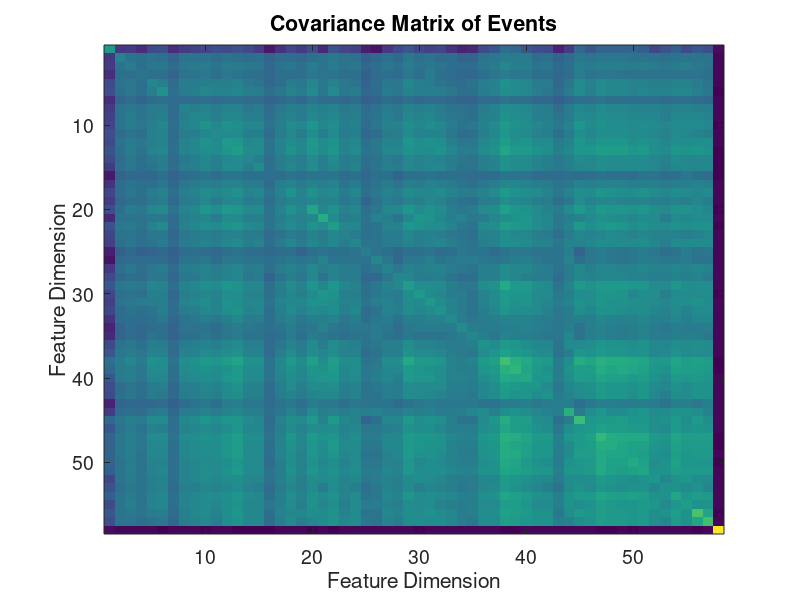
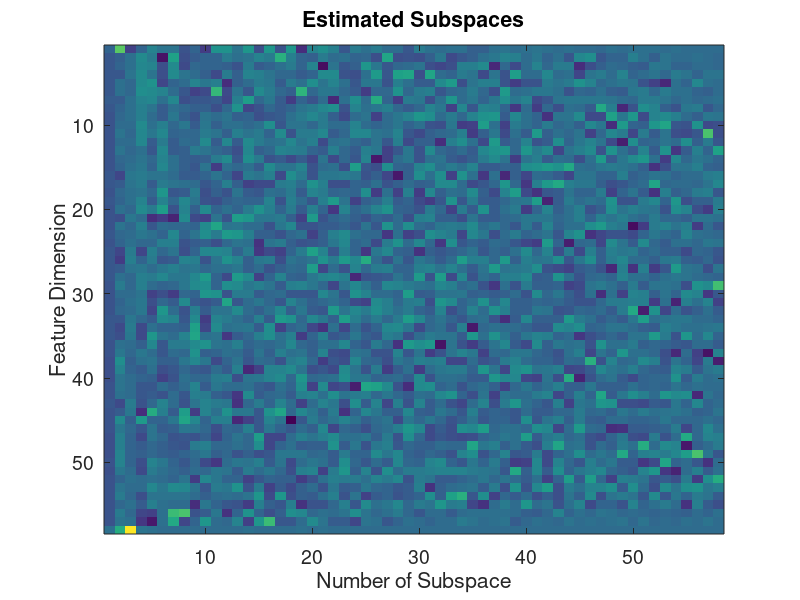
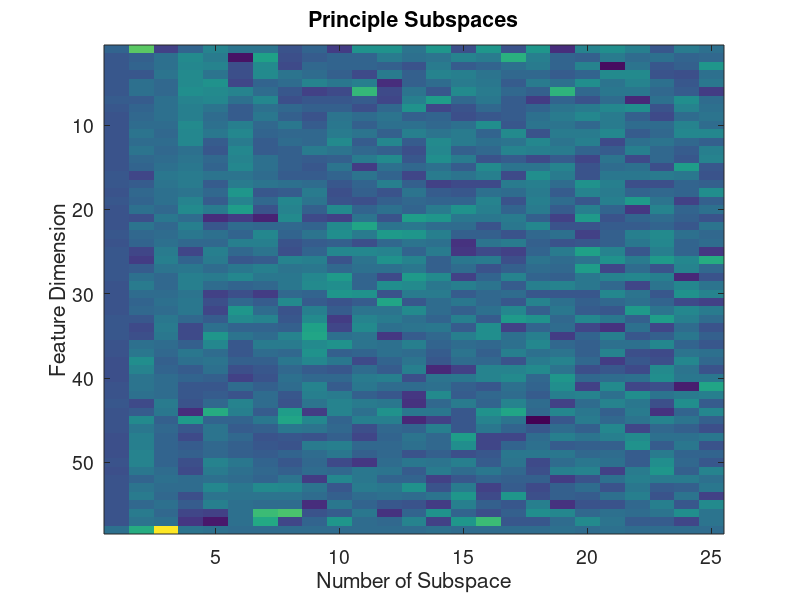
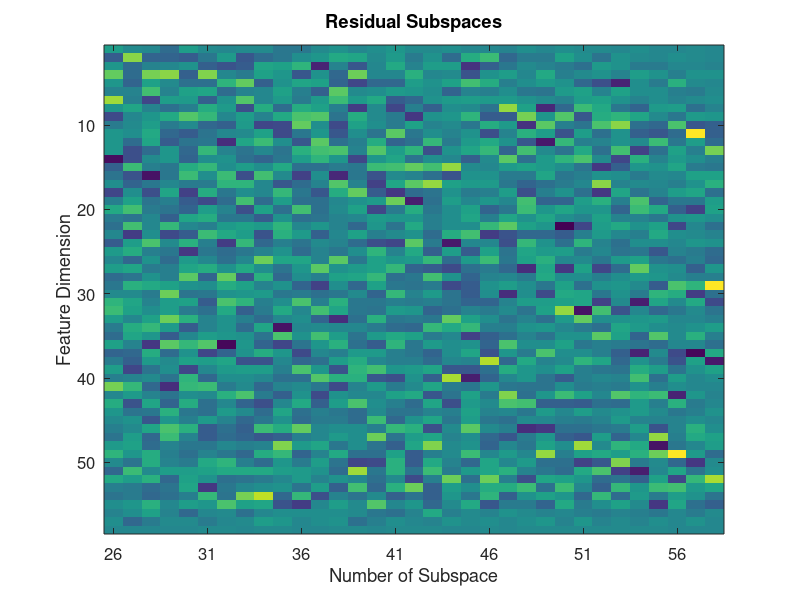

MATLAB code for these plots, in order:
% demo Abnormality Detection using PCA approach
% email: ntienvu@gmail.com

%% user's input
% load the Feature matrix
load('demoFeature.mat');
% Feature is the matrix N x D  (N instance x D dimension)

% provide the threshold input
mythreshold=50;

% remove empty feature (this step is optional)
temp=sum(Feature);
idx=find(temp==0);
Feature(:,idx)=[];


%% estimating principle and residual subspaces

% compute Covariance Matrix
C=cov(Feature);

% plot covariance matrix
figure;
imagesc(C);
title('Covariance Matrix of Events','fontsize',16);
set(gca,'fontsize',14);
xlabel('Feature Dimension');
ylabel('Feature Dimension');
%saveTightFigure(h,'figs/CovariancematrixOfNormalEvents');

[U, S, V]=svd(C);
dim=size(U,1);

% plot the estimated subspaces
h=figure;
imagesc(U);
title('Estimated Subspaces','fontsize',16);
set(gca,'fontsize',14);
xlabel('Number of Subspace');
ylabel('Feature Dimension');
%saveTightFigure(h,'figs/EstimatedSubspaces.eps');

%principal subspace
nPrinSubspace=25; % need to adjust this number
U1 = U(:,1:nPrinSubspace);
%residual subspace
U2 = U(:,nPrinSubspace+1:end);

% plot the principle subspaces
h=figure('position',[100 100 300 330]);
imagesc(U1);
title('Principle Subspaces','fontsize',14);
set(gca,'fontsize',14);
xlabel('Number of Subspace');
ylabel('Feature Dimension');
%saveTightFigure(h,'figs/PrincipleSubspaces.eps');

% plot the residual subspaces
h=figure('position',[100 100 200 330]);
imagesc(U2);
title('Residual Subspaces','fontsize',12);
set(gca,'fontsize',12);
str=num2str([nPrinSubspace+1:5:dim]');
set(gca,'XTick',[1:5:dim-nPrinSubspace]);
set(gca,'XTickLabel',str);
xlabel('Number of Subspace');
ylabel('Feature Dimension');
%saveTightFigure(h,'figs/ResidualSubspaces.eps');

%% evaluation step

% project test feature onto residual subspace
residual=Feature*U2*U2';

% sum of residual
myresidual=sum(residual');

% we consider the magnitude of the signal
myresidual=abs(myresidual);

% find abnormal items which get higher residual than threshold
isAbnormal=find(myresidual>mythreshold);
predLabel=zeros(1,length(myresidual));
predLabel(isAbnormal)=1;
histc(predLabel,0:1)

h=figure;
plot(myresidual);
hold on;
plot(mythreshold*ones(1,length(myresidual))','r','linewidth',2);
hold on;
ylabel('Residual','fontsize',14);
xlabel('Data Point','fontsize',14);
title('Residual Energy For Abnomal Detection','fontsize',14);
set(gca,'fontsize',14);
legend('Residual Signal','Threshold');
%saveTightFigure(h,'figs/Residual.eps');

